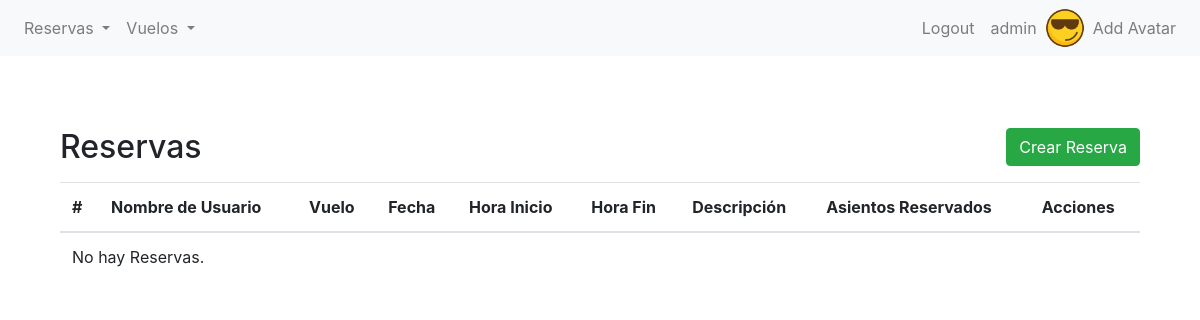
/gear/reserva/list/ (signed in), run on an earlier commit of the app's database.
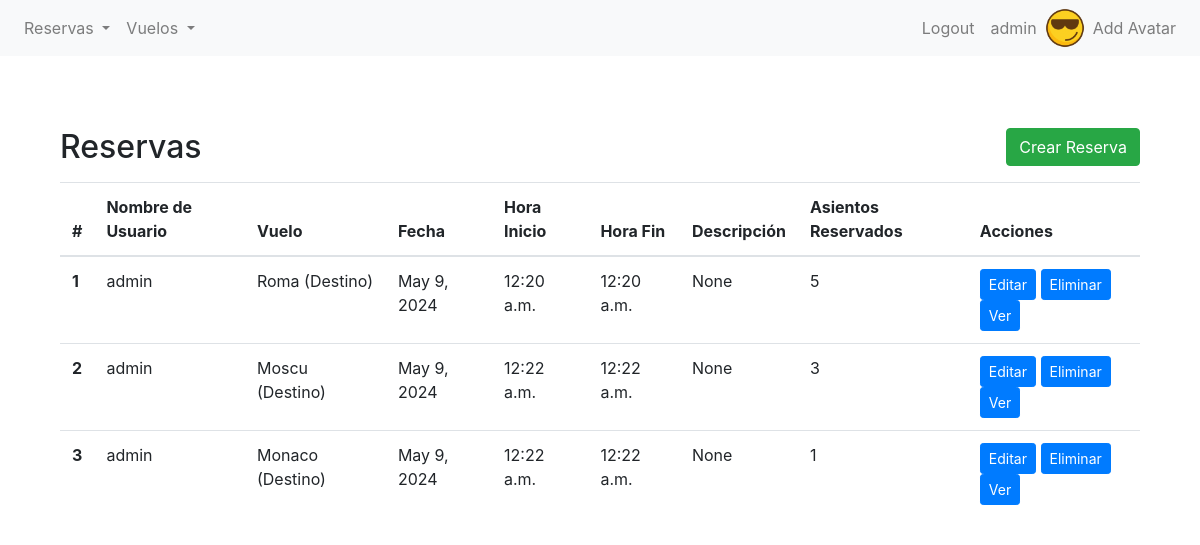
And on a later commit of the database.
### gear/models.py (models this page shows, shortened)
class Reserva(models.Model):
    nombre_de_usuario = models.ForeignKey(User, null=True, on_delete=models.SET_NULL)
    vuelo = models.ForeignKey(Vuelo, on_delete=models.CASCADE, related_name="reservas")
    fecha = models.DateField(default=timezone.now)
    hora_inicio = models.TimeField(default=timezone.now)
    hora_fin = models.TimeField(default=timezone.now)
    descripcion = models.TextField(blank=True, null=True)
    asientos_reservados = models.IntegerField(default=1)

class Vuelo(models.Model):
    class Tipo(models.TextChoices):
        DESTINO = 'DES' , 'Destino'
        AEROPUERTO = 'AE', 'Aeropuerto'
        SALA_DE_EMBARQUE = 'EMB', 'Sala de Embarque'
        ESCALA = 'ESC', 'Escala'
    nombre = models.CharField(max_length=40)
    capacidad = models.IntegerField()
    disponible = models.BooleanField(default=True)  # Puedes definir un valor predeterminado si lo deseas
    tipo = models.CharField(
        max_length=3,
        choices=Tipo.choices,
        default=Tipo.DESTINO,
    )
    def __str__(self):
        return f"{self.nombre} ({self.get_tipo_display()})"

### gear/views.py (the view)
# urls.py: path("reserva/list/", ReservaListView.as_view(), name="reserva-list"),
class ReservaListView(LoginRequiredMixin, ListView):
    model = Reserva
    template_name = "gear/vbc/reserva_list.html"
    context_object_name = "reservas"

### gear/templates/gear/vbc/reserva_list.html (shortened to what this page needs)
{% extends 'gear/base.html' %}
{% block content %}
<section class="py-5">
    <div class="container">
        <div class="d-flex justify-content-between align-items-center mb-3">
            <h2 class="mb-0">Reservas</h2>
            <a href="{% url 'reserva-create' %}" class="btn btn-success">Crear Reserva</a>
        </div>
        <table class="table">
            <thead>
                <tr>
                    <th scope="col">#</th>
                    <th scope="col">Nombre de Usuario</th>
                    <th scope="col">Vuelo</th>
                    <th scope="col">Fecha</th>
                    <th scope="col">Hora Inicio</th>
                    <th scope="col">Hora Fin</th>
                    <th scope="col">Descripción</th>
                    <th scope="col">Asientos Reservados</th>
                    <th scope="col">Acciones</th>
                </tr>
            </thead>
            <tbody>
                {% if reservas %}
                {% for reserva in reservas %}
                <tr>
                    <th scope="row">{{ forloop.counter }}</th>
                    <td>{{ reserva.nombre_de_usuario.username }}</td>
                    <td>{{ reserva.vuelo }}</td>
                    <td>{{ reserva.fecha }}</td>
                    <td>{{ reserva.hora_inicio }}</td>
                    <td>{{ reserva.hora_fin }}</td>
                    <td>{{ reserva.descripcion}}</td>
                    <td>{{ reserva.asientos_reservados }}</td>
                    <td>
                        <a href="{% url 'reserva-update' pk=reserva.pk %}" class="btn btn-primary btn-sm">Editar</a>
                        <a href="{% url 'reserva-delete' pk=reserva.pk %}" class="btn btn-primary btn-sm">Eliminar</a>
                        <a href="{% url 'reserva-detail' pk=reserva.pk %}" class="btn btn-primary btn-sm">Ver</a>
                    </td>
                </tr>
                {% endfor %}
                {% else %}
                <tr>
                    <td colspan="9">No hay Reservas.</td>
                </tr>
                {% endif %}
            </tbody>
        </table>
    </div>
</section>
{% endblock %}

What changed in the data, as far as the page shows it:
added Reserva: nombre_de_usuario.username "admin", vuelo "Roma (Destino)", fecha "May 9, 2024", hora_inicio "12:20 a.m.", hora_fin "12:20 a.m.", descripcion "None", asientos_reservados "5"
added Reserva: nombre_de_usuario.username "admin", vuelo "Moscu (Destino)", fecha "May 9, 2024", hora_inicio "12:22 a.m.", hora_fin "12:22 a.m.", descripcion "None", asientos_reservados "3"
added Reserva: nombre_de_usuario.username "admin", vuelo "Monaco (Destino)", fecha "May 9, 2024", hora_inicio "12:22 a.m.", hora_fin "12:22 a.m.", descripcion "None", asientos_reservados "1"
Also different on the page:
text no longer shown: "No hay Reservas."
